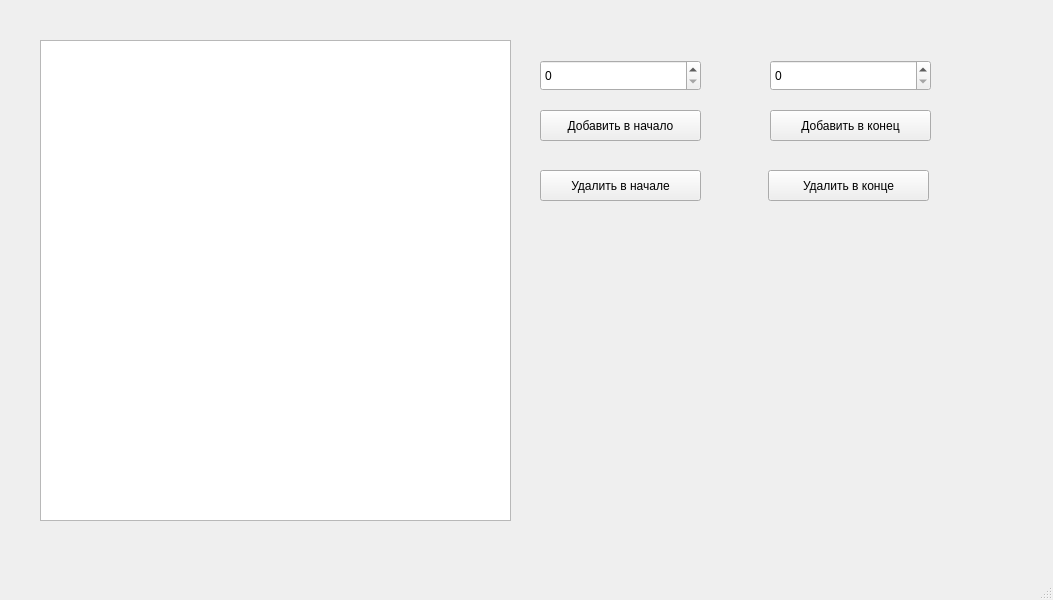
<?xml version="1.0" encoding="UTF-8"?>
<ui version="4.0">
 <class>MainWindow</class>
 <widget class="QMainWindow" name="MainWindow">
  <property name="geometry">
   <rect>
    <x>0</x>
    <y>0</y>
    <width>1053</width>
    <height>600</height>
   </rect>
  </property>
  <property name="windowTitle">
   <string>MainWindow</string>
  </property>
  <widget class="QWidget" name="centralwidget">
   <widget class="DequeView" name="view">
    <property name="geometry">
     <rect>
      <x>40</x>
      <y>40</y>
      <width>471</width>
      <height>481</height>
     </rect>
    </property>
   </widget>
   <widget class="QSpinBox" name="backBox">
    <property name="geometry">
     <rect>
      <x>770</x>
      <y>60</y>
      <width>161</width>
      <height>31</height>
     </rect>
    </property>
   </widget>
   <widget class="QSpinBox" name="frontBox">
    <property name="geometry">
     <rect>
      <x>540</x>
      <y>60</y>
      <width>161</width>
      <height>31</height>
     </rect>
    </property>
   </widget>
   <widget class="QPushButton" name="pushBackButton">
    <property name="geometry">
     <rect>
      <x>770</x>
      <y>110</y>
      <width>161</width>
      <height>31</height>
     </rect>
    </property>
    <property name="text">
     <string>Добавить в конец</string>
    </property>
   </widget>
   <widget class="QPushButton" name="popBackButton">
    <property name="geometry">
     <rect>
      <x>768</x>
      <y>170</y>
      <width>161</width>
      <height>31</height>
     </rect>
    </property>
    <property name="text">
     <string>Удалить в конце</string>
    </property>
   </widget>
   <widget class="QPushButton" name="pushFrontButton">
    <property name="geometry">
     <rect>
      <x>540</x>
      <y>110</y>
      <width>161</width>
      <height>31</height>
     </rect>
    </property>
    <property name="text">
     <string>Добавить в начало</string>
    </property>
   </widget>
   <widget class="QPushButton" name="popFrontButton">
    <property name="geometry">
     <rect>
      <x>540</x>
      <y>170</y>
      <width>161</width>
      <height>31</height>
     </rect>
    </property>
    <property name="text">
     <string>Удалить в начале</string>
    </property>
   </widget>
  </widget>
  <widget class="QMenuBar" name="menubar">
   <property name="geometry">
    <rect>
     <x>0</x>
     <y>0</y>
     <width>1053</width>
     <height>22</height>
    </rect>
   </property>
  </widget>
  <widget class="QStatusBar" name="statusbar"/>
 </widget>
 <customwidgets>
  <customwidget>
   <class>DequeView</class>
   <extends>QTextEdit</extends>
   <header>dequeview.h</header>
  </customwidget>
 </customwidgets>
 <resources/>
 <connections/>
</ui>
